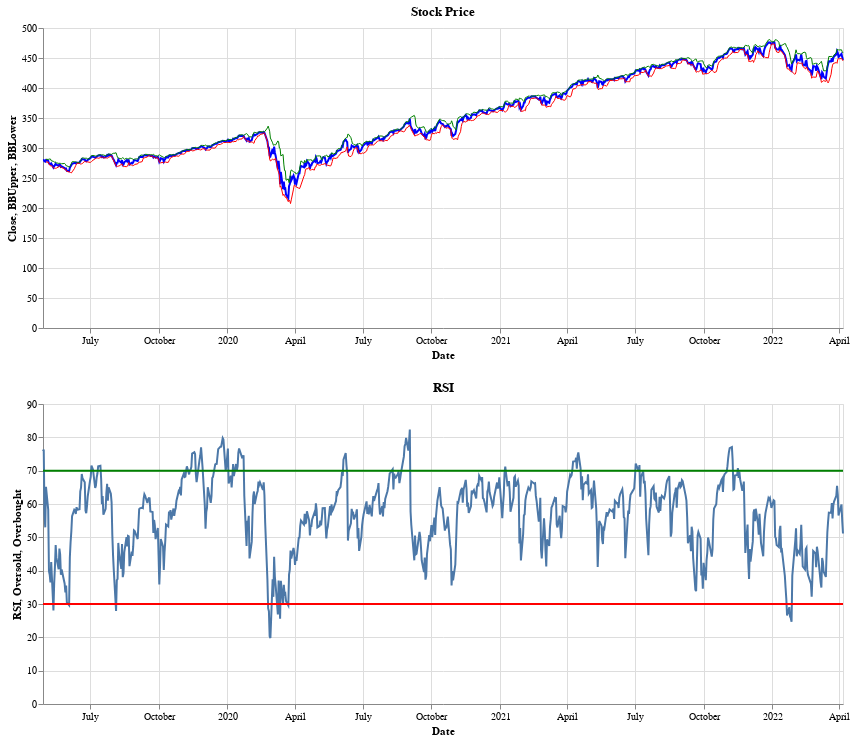

Source (notebook cell):
### Code cell
#Plotting RSI chart with Oversold and Overbought lines
RSI = alt.Chart(df).mark_line().encode(
    x='Date:T',
    y='RSI:Q',
    tooltip=[alt.Tooltip('date:T', format='%m/%d'),
             alt.Tooltip('Close:Q', format=',.2f'),
             alt.Tooltip('RSI:Q', format=',.2f')]
).properties(
    title='RSI',
    width=800,
    height=300)

Oversold = alt.Chart(df).mark_line(color= 'red').encode(
    x='Date:T',
    y='Oversold:Q'
)

Overbought = alt.Chart(df).mark_line(color= 'green').encode(
    x='Date:T',
    y='Overbought:Q'
)

RSI_Chart=RSI+Oversold+Overbought
Stock_Chart & RSI_Chart

### Figure 1 — Vega-Lite specification as saved in the notebook (floating-point values rounded to 4 significant figures; data arrays with more than 128 entries replaced by an {"elided": "..."} marker saying what was removed)
{"config": {"view": {"continuousWidth": 400, "continuousHeight": 300}}, "vconcat": [{"layer": [{"mark": {"type": "line", "color": "blue"}, "encoding": {"tooltip": [{"field": "date", "format": "%m/%d", "type": "temporal"}, {"field": "Close", "format": ",.2f", "type": "quantitative"}, {"field": "BBUpper", "format": ",.2f", "type": "quantitative"}, {"field": "BBLower", "format": ",.2f", "type": "quantitative"}], "x": {"field": "Date", "type": "temporal"}, "y": {"field": "Close", "type": "quantitative"}}, "height": 300, "title": "Stock Price", "width": 800}, {"mark": {"type": "line", "color": "green", "size": 1}, "encoding": {"x": {"field": "Date", "type": "temporal"}, "y": {"field": "BBUpper", "type": "quantitative"}}}, {"mark": {"type": "line", "color": "red", "size": 1}, "encoding": {"x": {"field": "Date", "type": "temporal"}, "y": {"field": "BBLower", "type": "quantitative"}}}]}, {"layer": [{"mark": "line", "encoding": {"tooltip": [{"field": "date", "format": "%m/%d", "type": "temporal"}, {"field": "Close", "format": ",.2f", "type": "quantitative"}, {"field": "RSI", "format": ",.2f", "type": "quantitative"}], "x": {"field": "Date", "type": "temporal"}, "y": {"field": "RSI", "type": "quantitative"}}, "height": 300, "title": "RSI", "width": 800}, {"mark": {"type": "line", "color": "red"}, "encoding": {"x": {"field": "Date", "type": "temporal"}, "y": {"field": "Oversold", "type": "quantitative"}}}, {"mark": {"type": "line", "color": "green"}, "encoding": {"x": {"field": "Date", "type": "temporal"}, "y": {"field": "Overbought", "type": "quantitative"}}}]}], "data": {"name": "data-046fe9040f37834cefc24729683a3da8"}, "$schema": "https://vega.github.io/schema/vega-lite/v4.17.0.json", "datasets": {"data-046fe9040f37834cefc24729683a3da8": {"elided": "743 records"}}}
